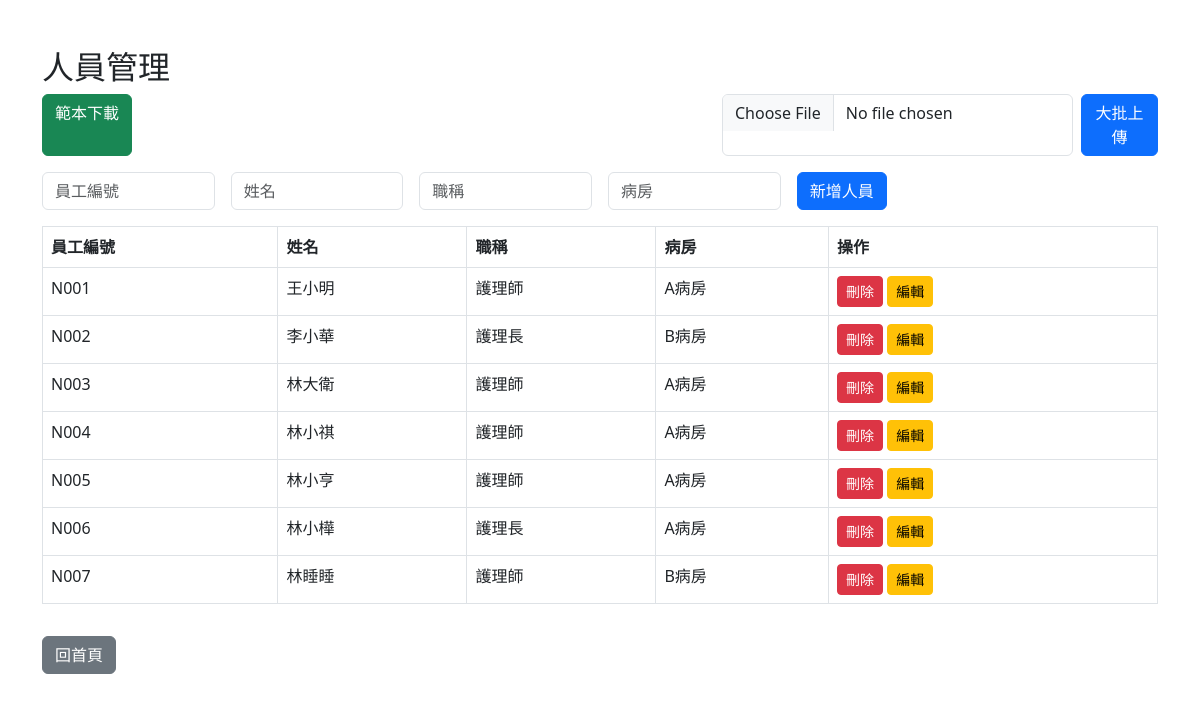
Page /staff on the earlier database version.
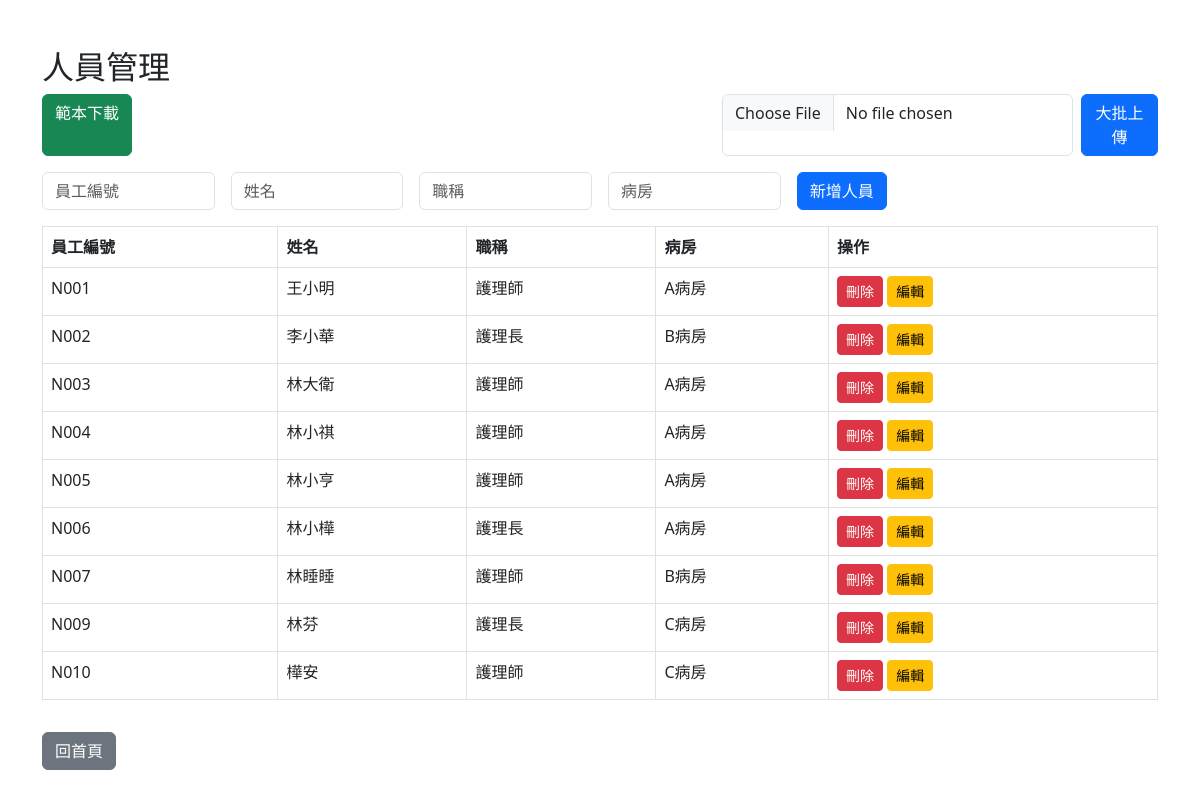
Same page on the later database version.
### tables this page shows
CREATE TABLE staff (staff_id TEXT PRIMARY KEY, name TEXT, title TEXT, ward TEXT);

### app.py (the view)
@app.route('/staff')
def staff():
    conn = get_db_connection()
    staff_list = conn.execute('SELECT * FROM staff').fetchall()
    conn.close()
    return render_template('staff.html', staff_list=staff_list)

### app.py (called while the page is built)
def get_db_connection():
    conn = sqlite3.connect(os.path.join('data', 'staff.db'))
    conn.row_factory = sqlite3.Row
    return conn

### templates/staff.html (shortened to what this page needs)
<!DOCTYPE html>
<html lang="zh-Hant">
<head>
    <link rel="stylesheet" href="https://cdn.jsdelivr.net/npm/bootstrap@5.3.0/dist/css/bootstrap.min.css">
</head>
<body>
<div class="container mt-5">
    <h2>人員管理</h2>
    <div class="mb-3 d-flex justify-content-between">
        <a href="/download_staff_template" class="btn btn-success">範本下載</a>
        <form class="d-flex" method="post" action="/upload_staff" enctype="multipart/form-data">
            <input type="file" name="file" accept=".csv" class="form-control me-2" required>
            <button type="submit" class="btn btn-primary">大批上傳</button>
        </form>
    </div>
    <form class="row g-3" method="post" action="/add_staff">
        <div class="col-md-2">
            <input type="text" class="form-control" name="staff_id" placeholder="員工編號" required>
        </div>
        <div class="col-md-2">
            <input type="text" class="form-control" name="name" placeholder="姓名" required>
        </div>
        <div class="col-md-2">
            <input type="text" class="form-control" name="title" placeholder="職稱" required>
        </div>
        <div class="col-md-2">
            <input type="text" class="form-control" name="ward" placeholder="病房" required>
        </div>
        <div class="col-md-2">
            <button type="submit" class="btn btn-primary">新增人員</button>
        </div>
    </form>
    <table class="table table-bordered mt-3">
        <thead>
            <tr>
                <th>員工編號</th>
                <th>姓名</th>
                <th>職稱</th>
                <th>病房</th>
                <th>操作</th>
            </tr>
        </thead>
        <tbody>
        {% for staff in staff_list %}
            <tr>
                <td>{{ staff.staff_id }}</td>
                <td>{{ staff.name }}</td>
                <td>{{ staff.title }}</td>
                <td>{{ staff.ward }}</td>
                <td>
                    <form method="post" action="/delete_staff" style="display:inline;">
                        <button type="submit" class="btn btn-danger btn-sm" onclick="return confirm('確定要刪除嗎？');">刪除</button>
                    </form>
                    <button class="btn btn-warning btn-sm" data-bs-toggle="modal" data-bs-target="#editModal{{ staff.staff_id }}">編輯</button>
                </td>
            </tr>
        {% endfor %}
        </tbody>
    </table>
    <a href="/" class="btn btn-secondary mt-3">回首頁</a>
</div>
</body>
</html>

Differences in the rows shown:
added staff: staff_id "N009", name "林芬", title "護理長", ward "C病房"
added staff: staff_id "N010", name "樺安", title "護理師", ward "C病房"
